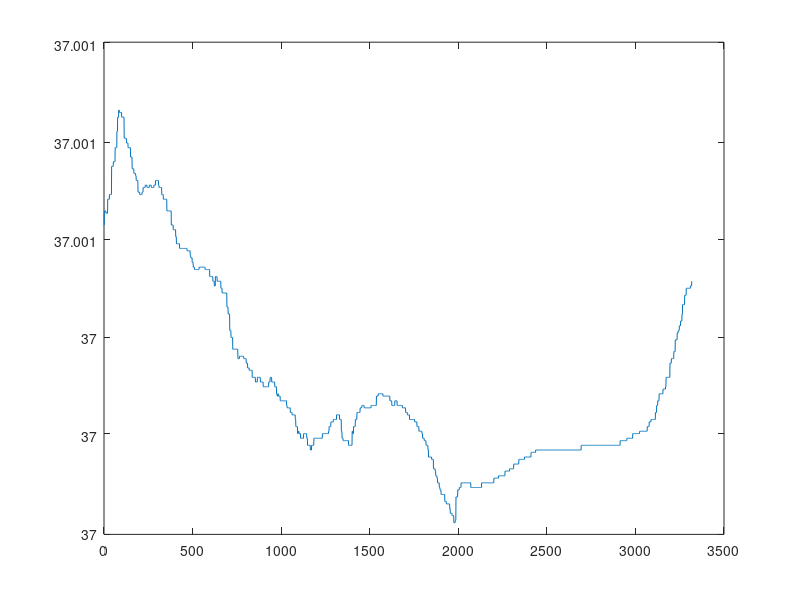
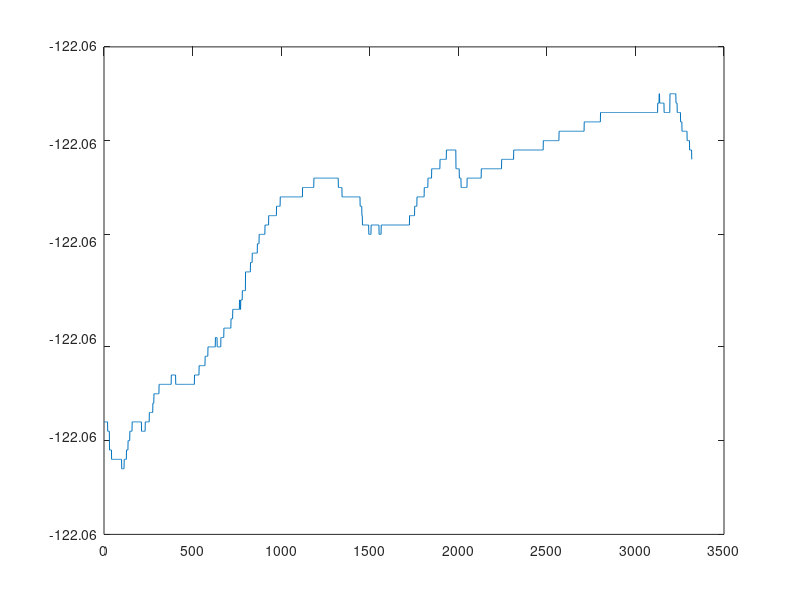
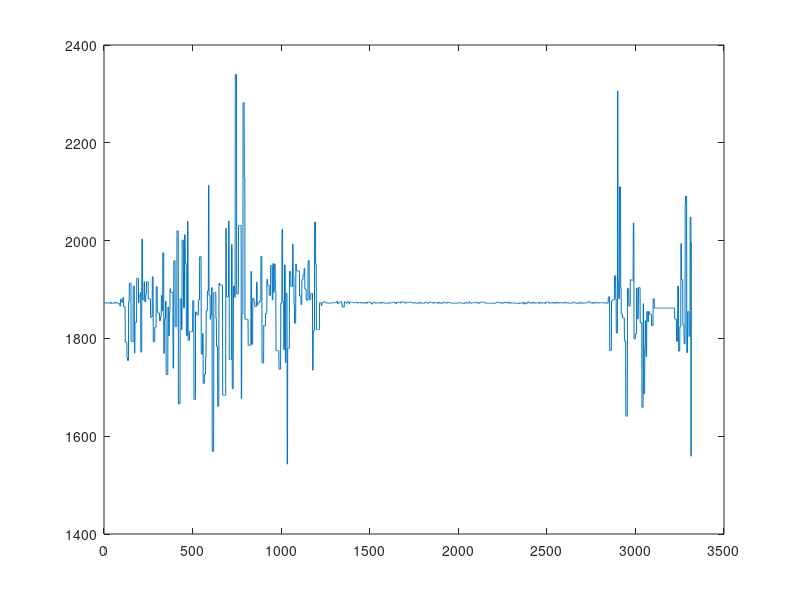
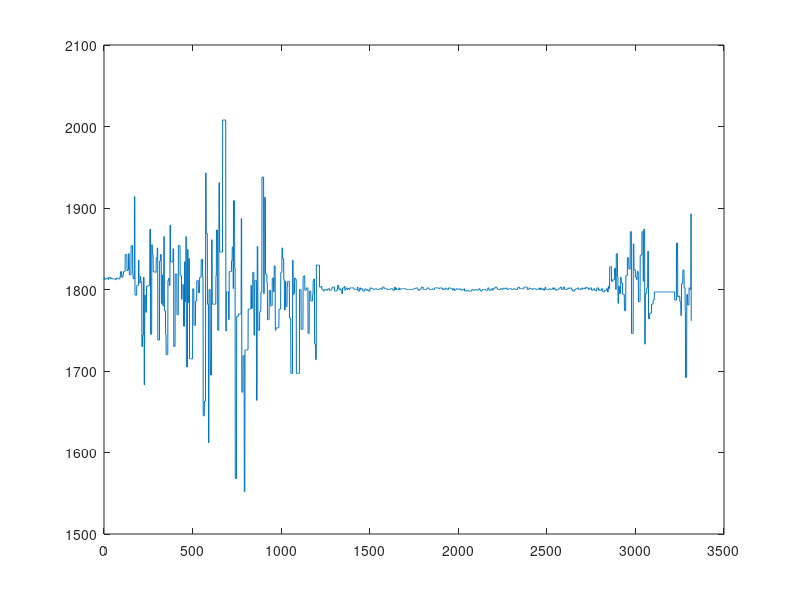

These figures' MATLAB source, in order:
load ('ST7');
data = ST7;

%% Extract the columns 
roll    = data(:,1);
pitch   = data(:,2);
yaw     = data(:,3);
p       = data(:,4);
q       = data(:,5);
r       = data(:,6);
x       = data(:,7);
y       = data(:,8);
z       = data(:,9);
vx      = data(:,10);
vy      = data(:,11);
vz      = data(:,12);
year    = data(:,13);
month   = data(:,14);
day     = data(:,15);
hour    = data(:,16);
min     = data(:,17);
sec     = data(:,18);
lat     = data(:,19);
lon     = data(:,20);
height  = data(:,21);
cog     = data(:,22);
sog     = data(:,23);
hdop    = data(:,24);
fix     = data(:,25);
sats    = data(:,26);
newVal  = data(:,27);
gX      = data(:,28);
gY      = data(:,29);
gZ      = data(:,30);
aX      = data(:,31);
aY      = data(:,32);
aZ      = data(:,33);
mX      = data(:,34);
mY      = data(:,35);
mZ      = data(:,36);

%% some plots

figure(1)
plot(lat(1193:4510))

figure(2)
plot(lon(1193:4510))

figure(3)
plot(gX(1193:4510))

figure(4)
plot(gY(1193:4510))

figure(5)
plot(gZ(1193:4510))

figure(6)
plot(aX(1193:4510))

figure(7)
plot(aY(1193:4510))

figure(8)
plot(aZ(1193:4510))

figure(9)
plot(cog(1193:4510))

figure(10)
plot(sog(1193:4510))


figure(11)
plot(x(1193:4510))

figure(12)
plot(y(1193:4510))

figure(13)
plot(z(1193:4510))

figure(14)
plot(vx(1193:4510))

figure(15)
plot(vy(1193:4510))

figure(16)
plot(vz(1193:4510))